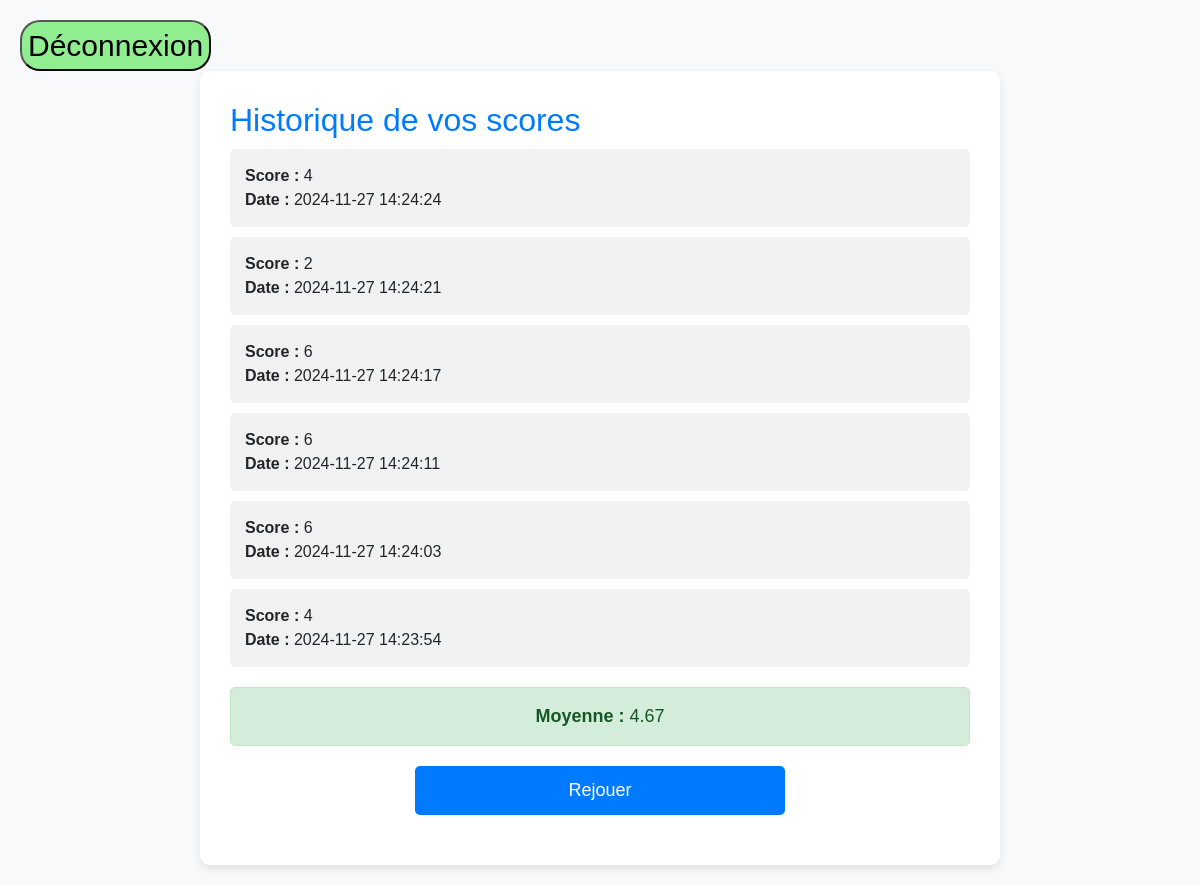
/mes_scores.php (signed in), run on the app's committed database.
### tables this page shows
CREATE TABLE `scores` (
  `id_score` int(11) NOT NULL,
  `user_id` int(11) DEFAULT NULL,
  `score` int(11) DEFAULT NULL,
  `date_joue` datetime DEFAULT current_timestamp()
);

### mes_scores.php (the view, shortened to what this page needs)
<?php
include "but_deco.php";
$conn = mysqli_connect("localhost", "root", "", "qcm");
$user_id = $_SESSION['user_id'];
$sql = "SELECT score, date_joue FROM scores WHERE user_id = ? ORDER BY date_joue DESC";
$stmt = mysqli_prepare($conn, $sql);
mysqli_stmt_bind_param($stmt, "i", $user_id);
mysqli_stmt_execute($stmt);
$result = mysqli_stmt_get_result($stmt);
$somme = 0;
$i = 0;
?>
<!DOCTYPE html>
<html lang="fr">
<head>
    <link href="https://cdn.jsdelivr.net/npm/bootstrap@5.3.3/dist/css/bootstrap.min.css" rel="stylesheet">
</head>
<body>
    <div class="container">
        <h2>Historique de vos scores</h2>
        <?php if (mysqli_num_rows($result) > 0): ?>
            <ul>
                <?php while ($row = mysqli_fetch_assoc($result)): ?>
                    <li>
                        <strong>Score :</strong> <?= $row['score']; ?>
                        <br>
                        <strong>Date :</strong> <?= $row['date_joue']; ?>
                    </li>
                    <?php
                        $somme += $row['score'];
                        $i++;
                    ?>
                <?php endwhile; ?>
            </ul>
            <?php
                $moyenne = $somme / $i;
            ?>
            <div class="average">
                <strong>Moyenne :</strong> <?= round($moyenne, 2); ?>
            </div>
        <?php else: ?>
            <div class="no-scores">
                Aucun score enregistré.
            </div>
        <?php endif; ?>
        <a href="listeQuestions.php" class="btn">Rejouer</a>
    </div>
</body>
</html>

### mes_scores.php (style rules this page uses)
body { background-color: #f8f9fa; font-family: Arial, sans-serif; padding: 20px; }
.container { max-width: 800px; margin: auto; background: white; border-radius: 10px; padding: 30px; box-shadow: 0 4px 8px rgba(0, 0, 0, 0.1); }
h2, h3 { color: #007bff; }
ul { list-style-type: none; padding: 0; }
li { background: #f1f1f1; margin: 10px 0; padding: 15px; border-radius: 5px; font-size: 16px; }
.average { margin-top: 20px; padding: 15px; background: #d4edda; color: #155724; border: 1px solid #c3e6cb; border-radius: 5px; font-size: 18px; text-align: center; }
.btn { display: block; margin: 20px auto; width: 50%; padding: 10px; font-size: 18px; background-color: #007bff; color: white; text-align: center; text-decoration: none; border-radius: 5px; transition: background-color 0.3s ease; }

### data on the page
scores: score "4", date_joue "2024-11-27 14:24:24"
scores: score "2", date_joue "2024-11-27 14:24:21"
scores: score "6", date_joue "2024-11-27 14:24:17"
scores: score "6", date_joue "2024-11-27 14:24:11"
scores: score "6", date_joue "2024-11-27 14:24:03"
scores: score "4", date_joue "2024-11-27 14:23:54"

### other printed values
$moyenne "4.67"
